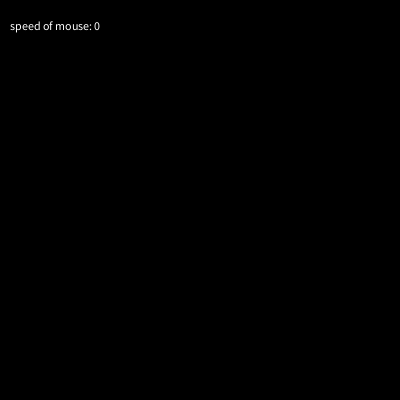
Frame 1 (no input)
Frame 60 (the mouse pressed at the canvas centre just before this capture): identical to frame 1, image omitted
Frame 120 (the mouse held since frame 60 and released just before this capture): identical to frame 1, image omitted

The Processing sketch that drew this single still picture (run headless with seeded random() and noise(); from frame 60 on, the mouse is pressed at the canvas centre):

// Processing sketch: MouseSpeed
// ── MouseSpeed.pde


void setup() {
  size(400, 400);
}

void draw() {
  background(0);
  
  int dx = mouseX - pmouseX;
  int dy = mouseY - pmouseY;
  float speed = sqrt(dx*dx + dy*dy);
  
  fill(255);
  ellipse(width/2,height/2,speed*4,speed*4);


  fill(255);
  text("speed of mouse: " + int(speed), 10, 30);
}
